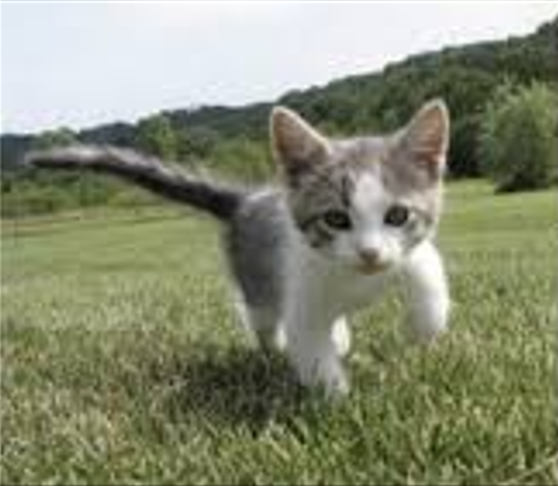
#> input picture Scene_1.png, 558 x 486 px
$ python seg.py
#> lines starting #> are read from the running program, lines starting #| are printed output that depends on the picture; after the words box and inside, x2 and y2 are one past the last pixel; in counts of white or black regions, pixels touching at a corner belong together
"""
=============================================================
PROJET : Segmentation d'images - Scène 1
Module  : TAI & FD1
Auteur  : Aymen
Scène   : Chat / Ciel / Sol / Arbres
Méthode : Prétraitement (Filtre Gaussien + LAB) + K-Means (k=4)
=============================================================
"""

import cv2
import numpy as np
import matplotlib.pyplot as plt
from sklearn.cluster import KMeans
from sklearn.preprocessing import MinMaxScaler

# ============================================================
# 0. CHARGEMENT DES IMAGES
# ============================================================
print("=" * 50)
print("SCÈNE 1 : Segmentation Chat/Ciel/Sol/Arbres")
print("=" * 50)

# Charger l'image originale (BGR -> RGB)
image_bgr = cv2.imread("Scene_1.png", cv2.IMREAD_COLOR)
#> image_bgr is the input picture: shape (486, 558, 3); mean B, G, R 115, 139.4, 135
image_rgb = cv2.cvtColor(image_bgr, cv2.COLOR_BGR2RGB)

# Charger le masque Ground Truth et le redimensionner à la taille de l'image
gt_bgr = cv2.imread("GT1.png", cv2.IMREAD_COLOR)
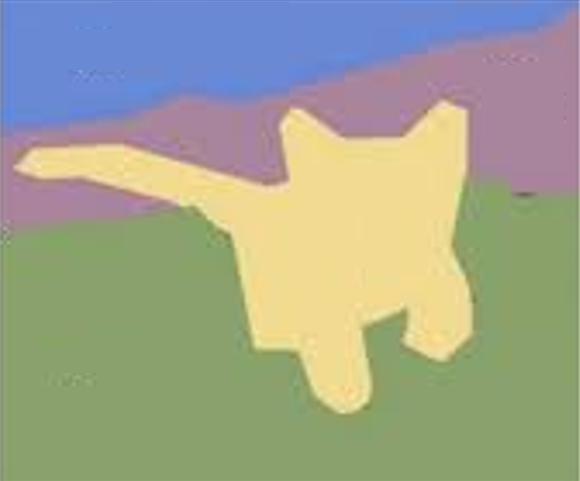
#> input picture GT1.png, 580 x 481 px
#> gt_bgr is the input picture: shape (481, 580, 3); mean B, G, R 141.7, 163.7, 159.3
gt_bgr = cv2.resize(gt_bgr, (image_rgb.shape[1], image_rgb.shape[0]))
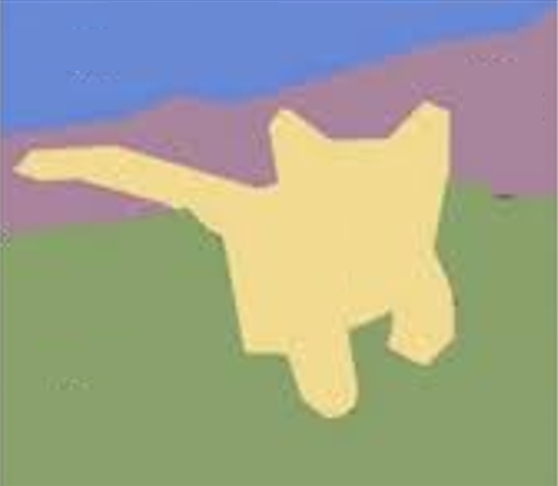
#> gt_bgr: shape (486, 558, 3); mean B, G, R 141.7, 163.7, 159.3
gt_rgb = cv2.cvtColor(gt_bgr, cv2.COLOR_BGR2RGB)

print(f"Image originale : {image_rgb.shape}")
#| Image originale : (486, 558, 3)
print(f"Masque GT       : {gt_rgb.shape} (redimensionné)")
#| Masque GT       : (486, 558, 3) (redimensionné)

# ============================================================
# 1. PRÉTRAITEMENT (techniques vues en TP TAI)
# ============================================================
print("\n[Étape 1] Prétraitement...")

# 1.1 Filtre Gaussien pour réduire le bruit (vu en TP4)
image_filtre = cv2.GaussianBlur(image_rgb, (5, 5), sigmaX=1)

# 1.2 Conversion RGB -> LAB (meilleure séparation des couleurs, vu en TP3)
image_lab = cv2.cvtColor(image_filtre, cv2.COLOR_RGB2LAB)
#> image_lab: shape (486, 558, 3); mean of channels 0, 1, 2 143.6, 122.1, 141

# 1.3 Préparer les pixels pour le clustering
h, w, c = image_lab.shape
#> h = 486; w = 558; c = 3
pixels = image_lab.reshape(-1, 3).astype(np.float64)

# 1.4 Normalisation Min-Max (vu en TP1 FD)
scaler = MinMaxScaler()
pixels_normalises = scaler.fit_transform(pixels)

print(f"  - Filtre Gaussien (5x5, sigma=1) appliqué")
print(f"  - Conversion RGB -> LAB effectuée")
print(f"  - Normalisation Min-Max effectuée")
print(f"  - Nombre de pixels à clusteriser : {len(pixels_normalises)}")
#|   - Nombre de pixels à clusteriser : 271188

# ============================================================
# 2. SEGMENTATION PAR K-MEANS (k=4) (vu en TP2/3 FD + TP3 TAI)
# ============================================================
print("\n[Étape 2] Application K-Means (k=4)...")

kmeans = KMeans(
    n_clusters=4,
    init='k-means++',   # meilleure initialisation
    n_init=10,           # 10 initialisations pour stabilité
    max_iter=300,
    random_state=42
)
kmeans.fit(pixels_normalises)

labels = kmeans.labels_
centres = kmeans.cluster_centers_

print(f"  - K-Means convergé en {kmeans.n_iter_} itérations")
print(f"  - Inertie finale : {kmeans.inertia_:.2f}")

# Reconstruire l'image segmentée
image_segmentee_labels = labels.reshape(h, w)

# Attribuer une couleur représentative à chaque cluster
# (la couleur moyenne des pixels du cluster dans l'espace RGB)
image_segmentee = np.zeros((h, w, 3), dtype=np.uint8)
couleurs_clusters = []

for k in range(4):
    masque_cluster = (image_segmentee_labels == k)
    couleur_moy = image_rgb[masque_cluster].mean(axis=0).astype(np.uint8)
    couleurs_clusters.append(couleur_moy)
    image_segmentee[masque_cluster] = couleur_moy
#> this loop made 4 passes
#> couleur_moy on passes 1 to 4: [72, 78, 56], [231, 235, 239], [123, 130, 85], [112, 111, 103]
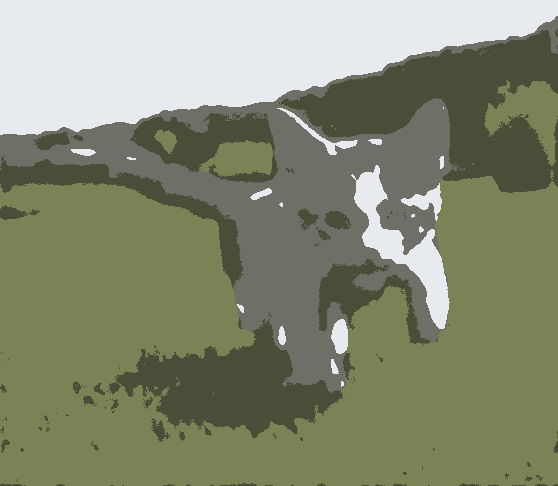
#> image_segmentee: shape (486, 558, 3); mean R, G, B 134.4, 139.3, 114.4
#> after the loop, couleurs_clusters = [[72, 78, 56], [231, 235, 239], [123, 130, 85], [112, 111, 103]]

print(f"  - Image segmentée reconstruite")

# ============================================================
# 3. IDENTIFICATION DES CLUSTERS
# ============================================================
print("\n[Étape 3] Identification des clusters...")

# Couleurs GT connues (analysées depuis GT1.png) en RGB
GT_COULEURS = {
    "chat":   np.array([239, 216, 146]),  # Jaune clair
    "arbres": np.array([166, 134, 154]),  # Violet/Rose
    "sol":    np.array([138, 160, 108]),  # Vert
    "ciel":   np.array([106, 136, 210]),  # Bleu
}

# Calculer la couleur moyenne GT pour chaque cluster prédit
# en cherchant quelle couleur GT domine dans la zone du cluster
labels_noms = {}
for k in range(4):
    masque_cluster = (image_segmentee_labels == k)
    pixels_gt_zone = gt_rgb[masque_cluster]  # pixels GT dans cette zone

    # Pour chaque couleur GT, compter combien de pixels GT sont proches
    scores = {}
    for nom, gt_c in GT_COULEURS.items():
        diff = np.abs(pixels_gt_zone.astype(int) - gt_c.astype(int))
        proches = (diff.max(axis=1) < 50).sum()
        scores[nom] = proches

    nom_proche = max(scores, key=scores.get)
    labels_noms[k] = nom_proche
    print(f"  - Cluster {k} -> {nom_proche} (couleur moy RGB: {couleurs_clusters[k]}, score: {scores[nom_proche]})")
#> this loop made 4 passes
#|   - Cluster 0 -> arbres (couleur moy RGB: [72 78 56], score: 37704)
#|   - Cluster 1 -> ciel (couleur moy RGB: [231 235 239], score: 48394)
#|   - Cluster 2 -> sol (couleur moy RGB: [123 130  85], score: 116284)
#|   - Cluster 3 -> chat (couleur moy RGB: [112 111 103], score: 36636)
#> after the loop, labels_noms = {0: 'arbres', 1: 'ciel', 2: 'sol', 3: 'chat'}

# ============================================================
# 4. CALCUL DES MÉTRIQUES (IoU, Dice, Précision, Rappel)
# ============================================================
print("\n[Étape 4] Calcul des métriques...")

def calculer_metriques(pred_mask, gt_mask):
    """Calcule IoU, Dice, Précision et Rappel entre deux masques binaires."""
    pred = pred_mask.astype(bool)
    gt   = gt_mask.astype(bool)

    TP = np.logical_and(pred, gt).sum()
    FP = np.logical_and(pred, ~gt).sum()
    FN = np.logical_and(~pred, gt).sum()
    TN = np.logical_and(~pred, ~gt).sum()

    iou       = TP / (TP + FP + FN + 1e-8)
    dice      = 2 * TP / (2 * TP + FP + FN + 1e-8)
    precision = TP / (TP + FP + 1e-8)
    rappel    = TP / (TP + FN + 1e-8)

    return {
        "IoU"      : round(float(iou), 4),
        "Dice"     : round(float(dice), 4),
        "Précision": round(float(precision), 4),
        "Rappel"   : round(float(rappel), 4),
    }

# Seuil de tolérance pour extraire le masque GT par couleur
TOLERANCE = 40

metriques_totales = {}

for k in range(4):
    nom = labels_noms[k]
    gt_couleur = GT_COULEURS[nom]

    # Masque prédit : pixels appartenant au cluster k
    masque_pred = (image_segmentee_labels == k)

    # Masque GT : pixels proches de la couleur GT du cluster
    diff = np.abs(gt_rgb.astype(int) - gt_couleur.astype(int))
    masque_gt = (diff.max(axis=2) < TOLERANCE)

    metriques = calculer_metriques(masque_pred, masque_gt)
    metriques_totales[nom] = metriques

    print(f"\n  [{nom.upper()}]")
    for m, v in metriques.items():
        print(f"    {m:12s}: {v:.4f}")
#> this loop made 4 passes
#> (nom, gt_couleur, TP in calculer_metriques, FP in calculer_metriques, FN in calculer_metriques, TN in calculer_metriques, iou in calculer_metriques, dice in calculer_metriques) on passes 1 to 4: ('arbres', [166, 134, 154], 26068, 22436, 25853, 196831, 0.351, 0.519), ('ciel', [106, 136, 210], 47054, 8807, 54, 215273, 0.842, 0.914), ('sol', [138, 160, 108], 109777, 13564, 17037, 130810, 0.782, 0.878), ('chat', [239, 216, 146], 36298, 7184, 20041, 207665, 0.571, 0.727)
#|   [ARBRES]
#|   [CIEL]
#|   [SOL]
#|   [CHAT]
#> pass 1, `masque_gt = (diff.max(axis=2) < TOLERANCE)`:
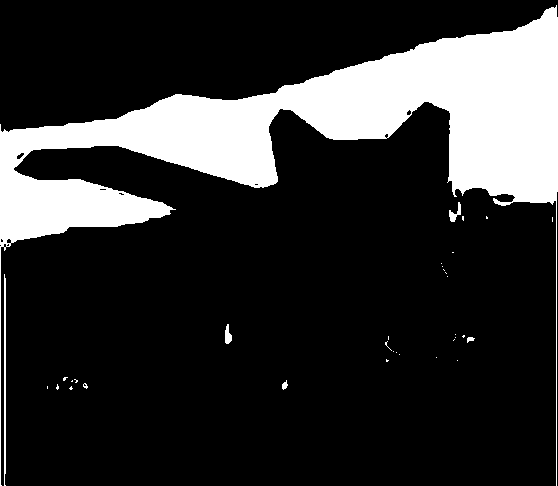
#> masque_gt: shape (486, 558) bool; 19.1% white; 34 white regions (28 under 20 px), largest, box (x1, y1, x2, y2) and area: (0, 5, 558, 486) 51117, (4, 274, 6, 486) 409, (449, 202, 461, 222) 105, (225, 324, 232, 344) 95, (282, 380, 288, 390) 36, (467, 337, 475, 343) 30
#> pass 1, in calculer_metriques, `pred = pred_mask.astype(bool)`:
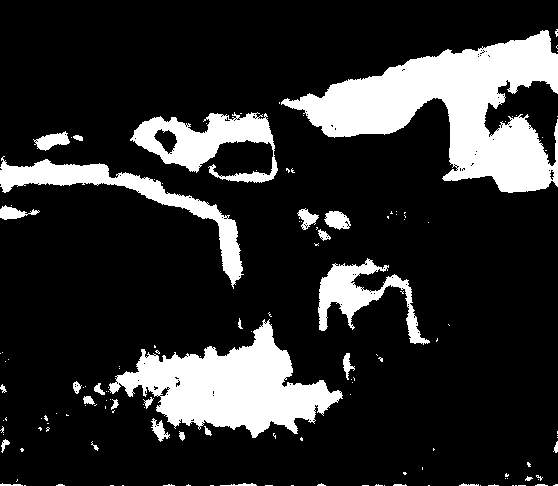
#> pred: shape (486, 558) bool; 17.9% white; 143 white regions (112 under 20 px), largest, box (x1, y1, x2, y2) and area: (281, 30, 558, 193) 19931, (109, 319, 343, 438) 12756, (0, 156, 244, 289) 5032
#> after the loop:
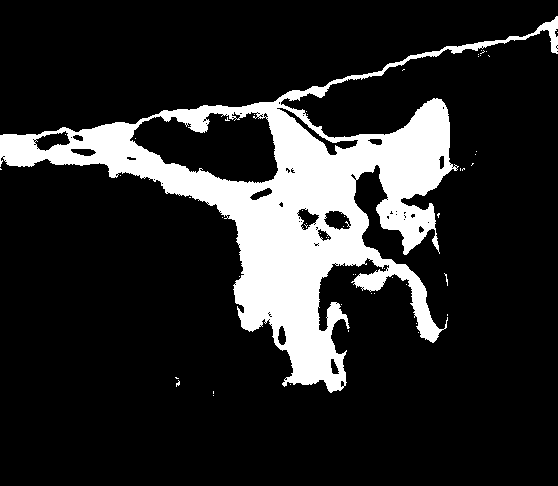
#> masque_pred: shape (486, 558) bool; 16% white; 53 white regions (52 under 20 px), largest, box (x1, y1, x2, y2) and area: (0, 16, 558, 393) 43351
#> after the loop, metriques_totales = 4 items

# Moyennes globales
print("\n  [MOYENNE GLOBALE]")
for m in ["IoU", "Dice", "Précision", "Rappel"]:
    vals = [metriques_totales[n][m] for n in metriques_totales]
    print(f"    {m:12s}: {np.mean(vals):.4f}")
#> this loop made 4 passes
#> vals on passes 1 to 4: [0.351, 0.842, 0.782, 0.571], [0.519, 0.914, 0.878, 0.727], [0.537, 0.842, 0.89, 0.835], [0.502, 0.999, 0.866, 0.644]
#|     IoU         : 0.6364
#|     Dice        : 0.7595
#|     Précision   : 0.7761
#|     Rappel      : 0.7527

# ============================================================
# 5. VISUALISATION
# ============================================================
print("\n[Étape 5] Affichage des résultats...")

fig, axes = plt.subplots(2, 3, figsize=(15, 10))
fig.suptitle("Scène 1 : Segmentation K-Means (k=4)\nChat / Ciel / Sol / Arbres",
             fontsize=14, fontweight='bold')

# Image originale
axes[0, 0].imshow(image_rgb)
axes[0, 0].set_title("Image Originale")
axes[0, 0].axis('off')

# Image filtrée
axes[0, 1].imshow(image_filtre)
axes[0, 1].set_title("Après Filtre Gaussien")
axes[0, 1].axis('off')

# Image segmentée
axes[0, 2].imshow(image_segmentee)
axes[0, 2].set_title("Segmentation K-Means (k=4)")
axes[0, 2].axis('off')

# Masque Ground Truth
axes[1, 0].imshow(gt_rgb)
axes[1, 0].set_title("Masque Ground Truth (GT1)")
axes[1, 0].axis('off')

# Comparaison côte à côte (segmenté vs GT)
comparaison = np.hstack([
    cv2.resize(image_segmentee, (gt_rgb.shape[1], gt_rgb.shape[0])),
    gt_rgb
])
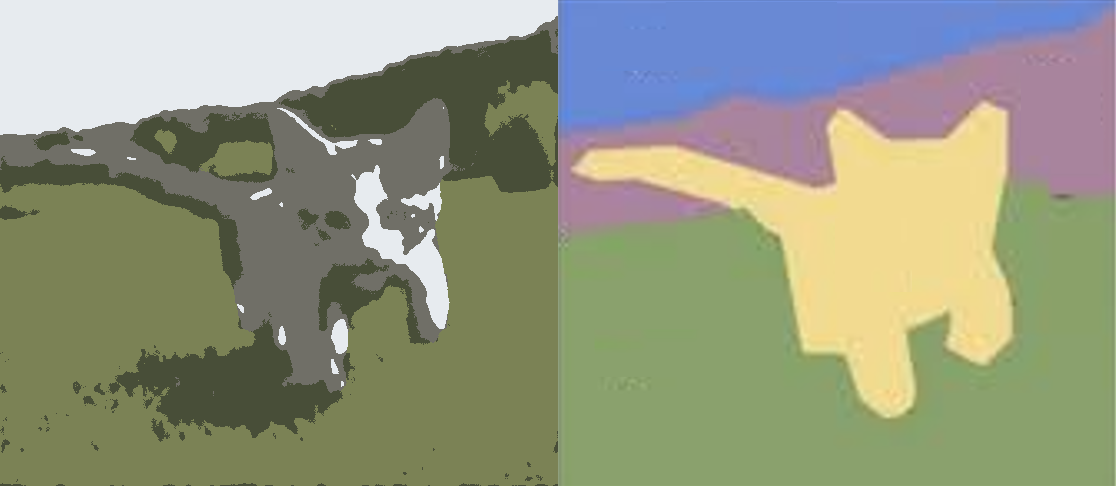
#> comparaison: shape (486, 1116, 3); mean R, G, B 146.8, 151.5, 128.1
axes[1, 1].imshow(comparaison)
axes[1, 1].set_title("Segmenté (gauche) vs GT (droite)")
axes[1, 1].axis('off')

# Tableau des métriques
axes[1, 2].axis('off')
noms_clusters = list(metriques_totales.keys())
#> noms_clusters = ['arbres', 'ciel', 'sol', 'chat']
colonnes = ["IoU", "Dice", "Précision", "Rappel"]
donnees_table = [[metriques_totales[n][m] for m in colonnes] for n in noms_clusters]
#> donnees_table = [[0.351, 0.519, 0.537, 0.502], [0.842, 0.914, 0.842, 0.999], [0.782, 0.878, 0.89, 0.866], [0.571, 0.727, 0.835, 0.644]]

table = axes[1, 2].table(
    cellText=donnees_table,
    rowLabels=[n.capitalize() for n in noms_clusters],
    colLabels=colonnes,
    cellLoc='center',
    loc='center'
)
table.auto_set_font_size(False)
table.set_fontsize(10)
table.scale(1.2, 1.8)
axes[1, 2].set_title("Métriques par Cluster", fontweight='bold')

plt.tight_layout()
plt.savefig("resultats_scene1.png", dpi=150, bbox_inches='tight')
plt.show()
print("\n✅ Résultats sauvegardés dans 'resultats_scene1.png'")
print("=" * 50)
print("FIN DU SCRIPT - SCÈNE 1")
print("=" * 50)
